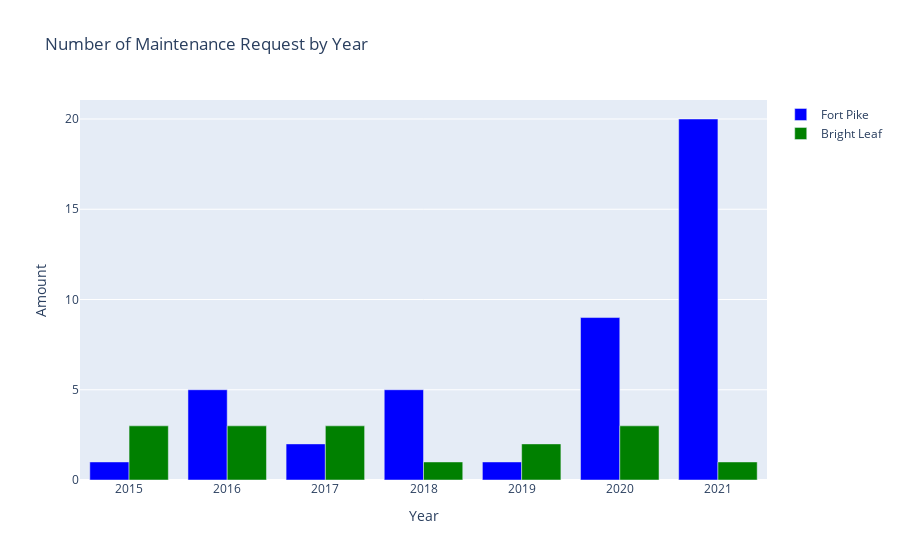

Notebook cell for this chart:
### Code cell
fig = make_subplots(
    rows=1, cols=1)
#Fort Pike Graph
FP_maintenance = maintenance_year[maintenance_year["Property"]=="fort pike"]
trace1 = go.Bar(x = FP_maintenance["Year"], y=FP_maintenance["count"], marker=dict(color="Blue", opacity=1), name="Fort Pike")
fig.add_trace(trace1)

#Bright Leaf Graph
BL_maintenance = maintenance_year[maintenance_year["Property"]=="bright leaf"]
trace2 = go.Bar(x = BL_maintenance["Year"], y=BL_maintenance["count"], marker=dict(color="green", opacity=1), name="Bright Leaf")
fig.add_trace(trace2)

fig.update_xaxes(title_text="Year")
fig.update_yaxes(title_text="Amount")
fig.update_layout(title = "Number of Maintenance Request by Year", barmode="group")

### Figure 1 — Plotly figure (JSON) as saved in the notebook; plotly's stock layout.template omitted (floating-point values rounded to 4 significant figures)
{"data": [{"marker": {"color": "Blue", "opacity": 1}, "name": "Fort Pike", "type": "bar", "x": [2015, 2016, 2017, 2018, 2019, 2020, 2021], "y": [1, 5, 2, 5, 1, 9, 20]}, {"marker": {"color": "green", "opacity": 1}, "name": "Bright Leaf", "type": "bar", "x": [2015, 2016, 2017, 2018, 2019, 2020, 2021], "y": [3, 3, 3, 1, 2, 3, 1]}], "layout": {"barmode": "group", "title": {"text": "Number of Maintenance Request by Year"}, "xaxis": {"anchor": "y", "domain": [0, 1], "title": {"text": "Year"}}, "yaxis": {"anchor": "x", "domain": [0, 1], "title": {"text": "Amount"}}}}
